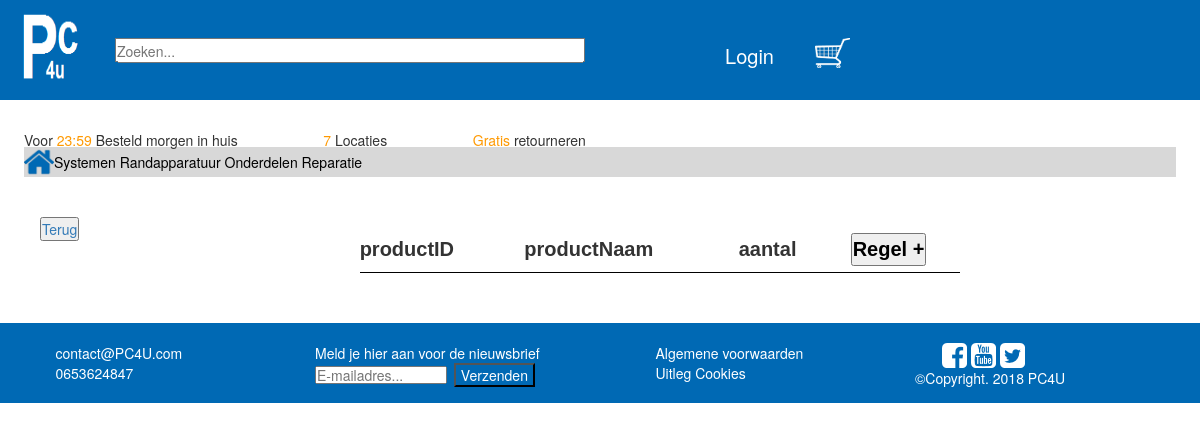
Before: /regelBeheer.php?id=21 with the older database file.
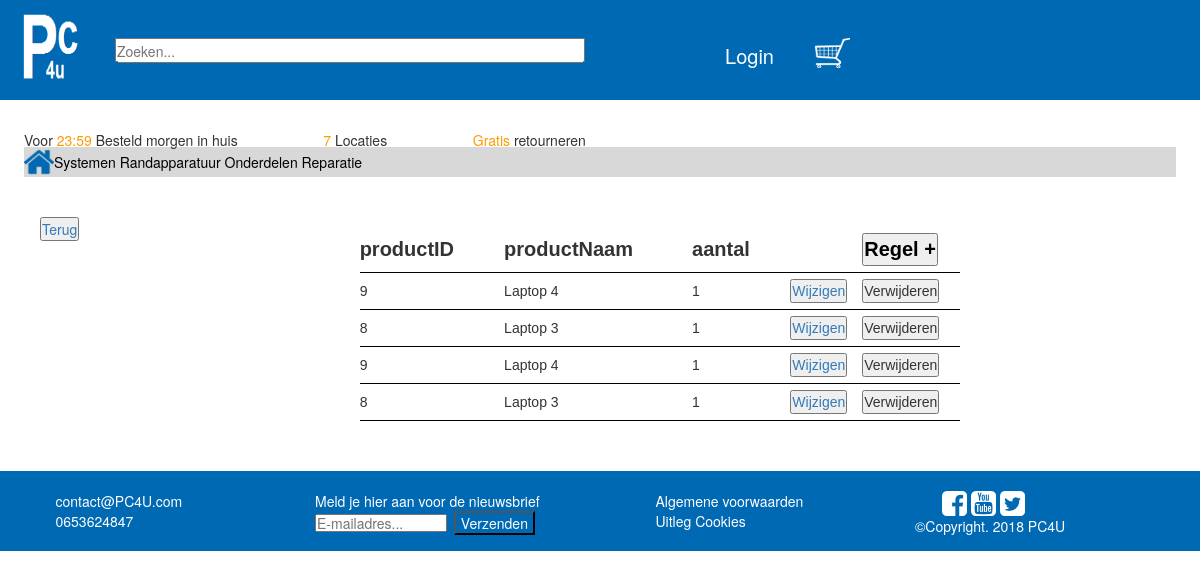
After: the same page with the newer database file.
### tables this page shows
CREATE TABLE `factuurregels` (
  `ID` int(10) NOT NULL,
  `productID` int(10) NOT NULL,
  `aantal` int(10) NOT NULL,
  `factuurID` int(10) NOT NULL
);

CREATE TABLE `product` (
  `ID` int(10) NOT NULL,
  `Naam` varchar(40) NOT NULL,
  `Beschrijving` varchar(2000) NOT NULL,
  `eig1` varchar(36) NOT NULL,
  `eig2` varchar(36) NOT NULL,
  `eig3` varchar(36) NOT NULL,
  `eig4` varchar(36) NOT NULL,
  `Voorraad` int(10) NOT NULL,
  `Categorie` varchar(60) NOT NULL,
  `Prijs` int(10) NOT NULL,
  `Korting` int(11) NOT NULL,
  `imglocation` varchar(100) NOT NULL
);

### regelBeheer.php (the view, shortened to what this page needs)
<?php
$conn = mysqli_connect("localhost", "root", "");
if(isset($_GET['id'])) {
    $id = $_GET['id'];
}
if(isset($_GET['id'])) {
    $factuurID = $_GET['id'];
    $query = mysqli_query($conn, "SELECT * FROM factuurregels WHERE factuurID = $factuurID ");
}
?>
<!DOCTYPE html>
<html lang="en">
<head>
    <link rel="stylesheet" href="style/productBeheer.css">
</head>
<body>
<?php include_once("header/header.php") ?>
<a href="bestellingBeheer.php"><button style="float: left; margin: 40px;">Terug</button></a>
<div id="categorieBeheer">
    <table width="100%" style="margin: 0px auto;">
        <tr id="tableHeader">
            <td style="padding-right: 20px;">productID</td>
            <td style="padding-right: 20px;">productNaam</td>
            <td style="padding-right: 20px;">aantal</td>
            <td></td>
            <td><a href="singleRegel.php?factuurID=<?php echo $_GET['id'] ?>" style="color:black;"><button action="editPage.php">Regel +</button></a></td>
        </tr>
        <?php
        while($row = mysqli_fetch_assoc($query))
        {
            ?>
            <form method="POST" action="singleRegel.php?id=<?php echo $row['ID']; ?>" >
                <tr>
                    <td><?php echo $row['productID'] ?></td>
                    <td><?php
                        $qquery = mysqli_query($conn, "SELECT Naam FROM product WHERE ID = " . $row['productID'] . " " );
                        $rrow = mysqli_fetch_assoc($qquery);
                        echo $rrow['Naam'] ?></td>
                    <td><?php echo $row['aantal'] ?></td>
                    <td><a href="#"> <input type="submit" name="submit" value="Wijzigen"></a></td>
            </form>
            <form method="POST" action="regelBeheer.php?id=<?php echo $id; ?>&deleteid=<?php echo $row['ID']; ?>">
                <td><input type="submit" name="delete" value="Verwijderen" ></td>
            </form>
            <?php
        }
        ?>
    </table>
</div>
</body>
</html>

### header/header.php (shortened to what this page needs)
<html>
    <head>
        <link rel="stylesheet" type="text/css" href="style/bootstrap.min.css">
        <link rel="stylesheet" type="text/css" href="style/header.css">
    </head>
    <body>
        <div id="container">
            <div id="base">
                <div id="logo" class="col-lg-1 col-md-2 col-sm-2 col-xs-2">
                    <a href="homePage.php"><img src="images/logo.PNG"></a>
                </div>
                <div id="zoeken" class="col-lg-5 col-md-4 col-sm-4 col-xs-3">
                    <input type="text" placeholder="Zoeken...">
                </div>
                <div id="inloggen" class="col-lg-2 col-md-2 col-sm-2 col-xs-3">
                    <?php
                    if(isset($_SESSION['id']))
                    {?>
                        <div>
                            <button type="button" id="login" class="inloggentext">Account</button>
                        </div>
                        <div id="inlogform" class="hide">
                            <form action="HomePage.php" id="popForm" method="POST">
                                <div>
                                    <button style="margin:5px 5px 5px 5px; width:150px;" type="submit" name="uitloggen" class="btn btn-primary">Uitloggen</button>
                                    <a href="profiel.php"> <button style="margin:5px 5px 5px 5px; width:150px;" type="button" class="btn btn-primary">Mijn account</button></a>
                                    <?php
                                    if($_SESSION['functie'] == "administrator")
                                    {?>
                                        <a href="productBeheer.php"> <button style="margin:5px 5px 5px 5px; width:150px;" type="button" class="btn btn-primary">Product beheer</button></a>
                                        <a href="categorieen.php"> <button style="margin:5px 5px 5px 5px; width:150px;" type="button" class="btn btn-primary">Categorie beheer</button></a>
                                        <a href="gebruikersBeheer.php"> <button style="margin:5px 5px 5px 5px; width:150px;" type="button" class="btn btn-primary">Gebruikers beheer</button></a>
                                        <a href="reparaties.php"> <button style="margin:5px 5px 5px 5px; width:150px;" type="button" class="btn btn-primary">Reparaties</button></a>
                                    <?php }  ?>
                                </div>
                            </form>
                        </div>
                    <?php }
                    else
                    {?>
                        <div>
                            <button type="button" id="login" class="inloggentext">Login</button>
                        </div>
                    <?php }  ?>
                </div>
                <div id="winkelwagen"  class="col-lg-2 col-md-3 col-sm-3 col-xs-3">
                    <button class="winkelbutton">
                        <img src="images/winkelwagen.png">
                    </button>
                </div>
            </div>
            <div id="info">
                <p>Voor <span class="orange"> 23:59 </span> Besteld morgen in huis
                    <span class="space delete2">oooooooooo</span>
                    <span class="orange delete2">7 </span>
                    <span class="delete2">Locaties </span>
                    <span class="space delete2">oooooooooo</span> <span class="orange delete">Gratis </span> <span class="delete">retourneren</span>    </p>
            </div>
            <div id="catbalk">
                <div id="homeknop">
                    <img src="images/homeicon.png">
                </div>
                <div id="catlist">
                    <ul class="horizontallist">
                        <button class="button1"> Systemen </button>
                        <button class="button2"> Randapparatuur </button>
                        <button class="button3"> Onderdelen </button>
                        <a href="reparatie.php"> <button> Reparatie </button></a>
                    </ul>
                </div>
            </div>
        </div>
    </body>
</html>

### style/productBeheer.css (style rules this page uses)
* { margin: 0; padding: 0; box-sizing: border-box; }
#categorieBeheer { max-width: 1700px; margin: 0px auto; margin-bottom: 50px; margin-top: 50px; }
table { max-width: 600px; }
table tr>td:nth-child(1) { width: auto; }
#tableHeader { font-size: 20px; font-weight: bold; }
a { text-decoration: none; }
table td { font-family: sans-serif; border-bottom: solid black 1px; }
table td { padding: 6px 0; }
input { font-family: sans-serif; font-size: 16px; }
body { margin:0; font-family: sans-serif; padding: 0; }

### style/header.css (style rules this page uses)
body { margin:0; font-family: sans-serif; padding: 0; }
.space { color:white; }
.orange { color:#FF9900; }
#container { width:100%; height:177px; }
#base { background: #0069B4; width:100%; height: 100px; }
#logo { float:left; height:100%; background-color: inherit; }
#logo img { height:100%; width:100%; }
#zoeken { float:left; height:100%; background-color: inherit; }
#zoeken input { width:100%; height:25%; margin-top: 50px; transform: translateY(-50%); }
#inloggen { float:left; height:100%; margin-top: 5px; }
#inloggen button { border:0px; margin-right:10px; float:right; }
.inloggentext { margin-top:32px; text-align: center; font-size: 20px; color:white; width:30%; height:36px; line-height: normal; background-color: #0069B4; }
#winkelwagen { margin-top: 30px; float:left; height:45px; }
#winkelwagen img { width:35px; height:30px; }
#winkelwagen button { margin-top:5px; }
.winkelbutton { border:0px; font-size: 20px; background-color: #0069B4; display: table-cell; vertical-align: bottom; height:35px; }
#info { width:100%; height:15px; margin-left: 2%; margin-right: 2%; margin-top: 30px; }
#info p { font-size:14px; }
#catbalk { height:30px; margin-top:2px; width:96%; margin-left:2%; margin-right:2%; background-color:#D8D8D8; float:left; }
#homeknop { height:30px; width:30px; background-color: white; float:left; }
#homeknop img { height:30px; width:30px; float:left; }
#catlist { width:95%; height:30px; }
#catlist button { border:0px; color:black; background-color: inherit; margin-top:5px; }
.horizontallist { display:inline; padding:0px; }

### style/Footer.css (style rules this page uses)
#footer { width: 100%; height: 80px; background-color: rgba(0, 105, 180, 1); }
.footerText { color: white; font-size: 14px; }
#verzendKnop { background-color: rgba(0, 105, 180, 1); width: 30%; }
#emailForm { color:black; width:49%; height: 18px; margin-top: 3px; margin-right: 1%; }
.socialMedia { margin-left: 10%; }

Changed rows visible on the page:
added factuurregels: productID "9", productID.Naam "Laptop 4", aantal "1"
added factuurregels: productID "8", productID.Naam "Laptop 3", aantal "1"
added factuurregels: productID "9", productID.Naam "Laptop 4", aantal "1"
added factuurregels: productID "8", productID.Naam "Laptop 3", aantal "1"
